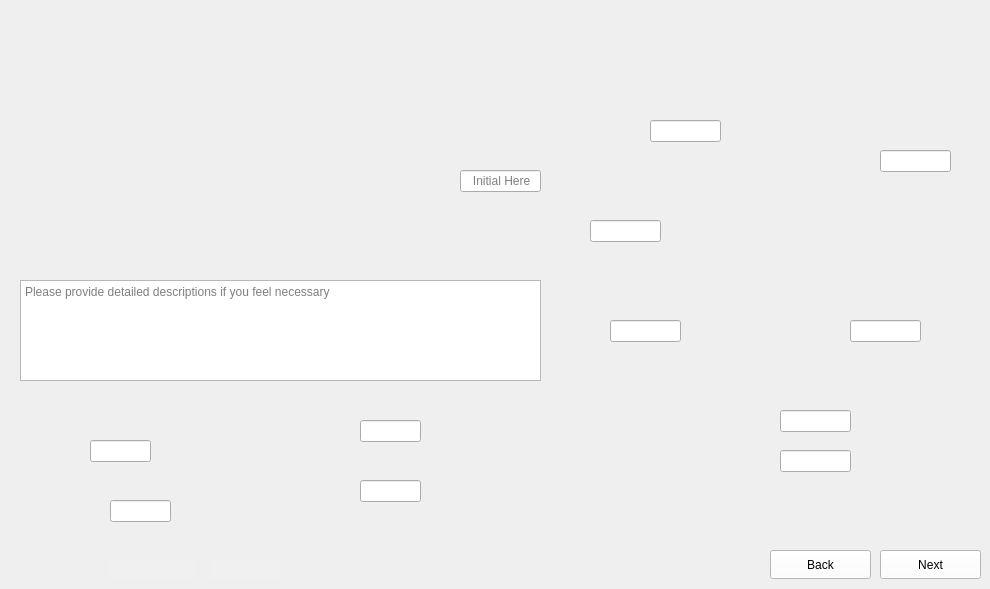
      <widget class="QWidget" name="Premount_Clean_and_Measure_Subwafer_1">
       <property name="maximumSize">
        <size>
         <width>1024</width>
         <height>600</height>
        </size>
       </property>
       <property name="styleSheet">
        <string notr="true">border-image: url(:/images/images/Premount_Clean_and_Measure_Subwafer_1.png);</string>
       </property>
       <widget class="QLineEdit" name="Premount_Clean_and_Measure_Subwafer_1_Data0">
        <property name="geometry">
         <rect>
          <x>460</x>
          <y>170</y>
          <width>81</width>
          <height>22</height>
         </rect>
        </property>
        <property name="styleSheet">
         <string notr="true">border-image:None;</string>
        </property>
        <property name="placeholderText">
         <string>   Initial Here</string>
        </property>
       </widget>
       <widget class="QLineEdit" name="Premount_Clean_and_Measure_Subwafer_1_Data1">
        <property name="geometry">
         <rect>
          <x>650</x>
          <y>120</y>
          <width>71</width>
          <height>22</height>
         </rect>
        </property>
        <property name="styleSheet">
         <string notr="true">border-image:None;</string>
        </property>
       </widget>
       <widget class="QLineEdit" name="Premount_Clean_and_Measure_Subwafer_1_Data2">
        <property name="geometry">
         <rect>
          <x>590</x>
          <y>220</y>
          <width>71</width>
          <height>22</height>
         </rect>
        </property>
        <property name="styleSheet">
         <string notr="true">border-image:None;</string>
        </property>
       </widget>
       <widget class="QLineEdit" name="Premount_Clean_and_Measure_Subwafer_1_Data3">
        <property name="geometry">
         <rect>
          <x>610</x>
          <y>320</y>
          <width>71</width>
          <height>22</height>
         </rect>
        </property>
        <property name="styleSheet">
         <string notr="true">border-image:None;</string>
        </property>
       </widget>
       <widget class="QLineEdit" name="Premount_Clean_and_Measure_Subwafer_1_Data4">
        <property name="geometry">
         <rect>
          <x>850</x>
          <y>320</y>
          <width>71</width>
          <height>22</height>
         </rect>
        </property>
        <property name="styleSheet">
         <string notr="true">border-image:None;</string>
        </property>
       </widget>
       <widget class="QLineEdit" name="Premount_Clean_and_Measure_Subwafer_1_Data5">
        <property name="geometry">
         <rect>
          <x>880</x>
          <y>150</y>
          <width>71</width>
          <height>22</height>
         </rect>
        </property>
        <property name="styleSheet">
         <string notr="true">border-image:None;</string>
        </property>
       </widget>
       <widget class="QLineEdit" name="Premount_Clean_and_Measure_Subwafer_1_Data6">
        <property name="geometry">
         <rect>
          <x>780</x>
          <y>410</y>
          <width>71</width>
          <height>22</height>
         </rect>
        </property>
        <property name="styleSheet">
         <string notr="true">border-image:None;</string>
        </property>
       </widget>
       <widget class="QLineEdit" name="Premount_Clean_and_Measure_Subwafer_1_Data7">
        <property name="geometry">
         <rect>
          <x>780</x>
          <y>450</y>
          <width>71</width>
          <height>22</height>
         </rect>
        </property>
        <property name="styleSheet">
         <string notr="true">border-image:None;</string>
        </property>
       </widget>
       <widget class="QLineEdit" name="Premount_Clean_and_Measure_Subwafer_1_Data8">
        <property name="geometry">
         <rect>
          <x>360</x>
          <y>420</y>
          <width>61</width>
          <height>22</height>
         </rect>
        </property>
        <property name="styleSheet">
         <string notr="true">border-image:None;</string>
        </property>
       </widget>
       <widget class="QLineEdit" name="Premount_Clean_and_Measure_Subwafer_1_Data9">
        <property name="geometry">
         <rect>
          <x>360</x>
          <y>480</y>
          <width>61</width>
          <height>22</height>
         </rect>
        </property>
        <property name="styleSheet">
         <string notr="true">border-image:None;</string>
        </property>
       </widget>
       <widget class="QLineEdit" name="Premount_Clean_and_Measure_Subwafer_1_Data10">
        <property name="geometry">
         <rect>
          <x>90</x>
          <y>440</y>
          <width>61</width>
          <height>22</height>
         </rect>
        </property>
        <property name="styleSheet">
         <string notr="true">border-image:None;</string>
        </property>
       </widget>
       <widget class="QLineEdit" name="Premount_Clean_and_Measure_Subwafer_1_Data11">
        <property name="geometry">
         <rect>
          <x>110</x>
          <y>500</y>
          <width>61</width>
          <height>22</height>
         </rect>
        </property>
        <property name="styleSheet">
         <string notr="true">border-image:None;</string>
        </property>
       </widget>
       <widget class="QLineEdit" name="Premount_Clean_and_Measure_Subwafer_1_Initial">
        <property name="geometry">
         <rect>
          <x>210</x>
          <y>560</y>
          <width>71</width>
          <height>20</height>
         </rect>
        </property>
        <property name="styleSheet">
         <string notr="true">QLineEdit{
background-color: rgb(240, 240, 240);
border: none;
border-image:None;
}</string>
        </property>
       </widget>
       <widget class="QLineEdit" name="Premount_Clean_and_Measure_Subwafer_1_Dates">
        <property name="geometry">
         <rect>
          <x>110</x>
          <y>560</y>
          <width>86</width>
          <height>18</height>
         </rect>
        </property>
        <property name="styleSheet">
         <string notr="true">QLineEdit{
background-color: rgb(240, 240, 240);
border: none;
border-image:None;
}</string>
        </property>
       </widget>
       <widget class="QPushButton" name="Premount_Clean_and_Measure_Subwafer_1_Next">
        <property name="geometry">
         <rect>
          <x>880</x>
          <y>550</y>
          <width>101</width>
          <height>29</height>
         </rect>
        </property>
        <property name="styleSheet">
         <string notr="true">QPushButton{
background-color: rgb(255, 255, 255);
height: 35px;
border-image:None;
}
QPushButton::hover{
background-color: rgb(0, 0, 255);
}
QPushButton:pressed{
padding-top:7px;
padding-top:7px;
}</string>
        </property>
        <property name="text">
         <string>Next</string>
        </property>
       </widget>
       <widget class="QPushButton" name="Premount_Clean_and_Measure_Subwafer_1_Back">
        <property name="geometry">
         <rect>
          <x>770</x>
          <y>550</y>
          <width>101</width>
          <height>29</height>
         </rect>
        </property>
        <property name="styleSheet">
         <string notr="true">QPushButton{
background-color: rgb(255, 255, 255);
height: 35px;
border-image:None;
}
QPushButton::hover{
background-color: rgb(0, 0, 255);
}
QPushButton:pressed{
padding-top:7px;
padding-top:7px;
}</string>
        </property>
        <property name="text">
         <string>Back</string>
        </property>
       </widget>
       <widget class="QTextEdit" name="Premount_Clean_and_Measure_Subwafer_1_Comments">
        <property name="geometry">
         <rect>
          <x>20</x>
          <y>280</y>
          <width>521</width>
          <height>101</height>
         </rect>
        </property>
        <property name="styleSheet">
         <string notr="true">border-image:None;</string>
        </property>
        <property name="placeholderText">
         <string>Please provide detailed descriptions if you feel necessary </string>
        </property>
       </widget>
      </widget>
